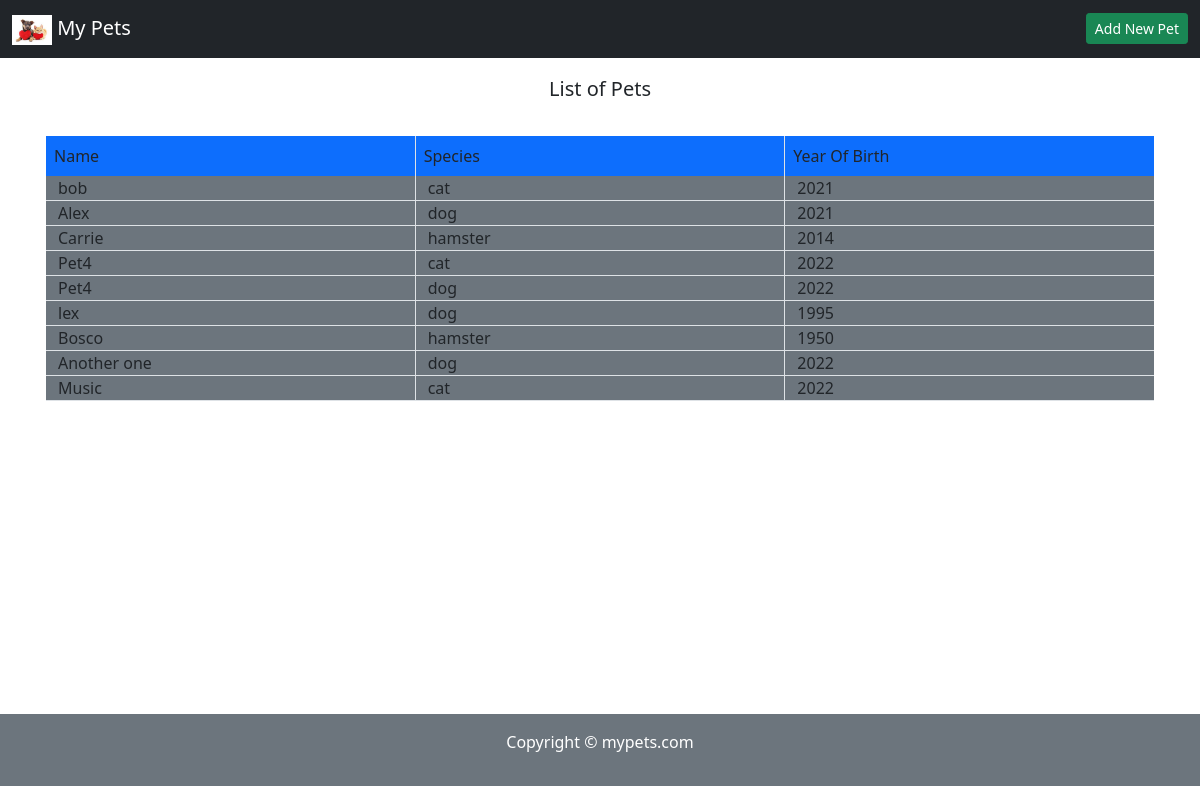
The page / on the database its author committed.
### pets/models.py (models this page shows, shortened)
class Pet(models.Model):
    name = models.CharField(max_length=200)
    species = models.CharField(
                    max_length = 50,
                    choices = SPECIES_CHOICES,
                    default = 'cat'
                )
    year_of_birth = models.PositiveIntegerField(default=current_year(),
                        validators=[MinValueValidator(1950),
                                    max_value_current_year])

### pets/views.py (the view)
# urls.py: path('', views.PetsListView.as_view(), name='pets'),
class PetsListView(ListView):
    model = Pet
    template_name = 'pet_list.html'
    context_object_name = 'pets'

### pets/templates/pets/pet_list.html
{% extends "pets/base.html"%}
{% block header %}
  <a href="{% url 'pets-create' %}"><button class="btn btn-sm btn-success">Add New Pet</button></a>
{% endblock header %}
{% block content %}
    <div class="row m-3 mb-0 text-center">
      <p class="lead">List of Pets</p>
    </div>
    <div class="row p-3 pb-0">
      <div class="col bg-primary border-end p-2">Name</div>
      <div class="col bg-primary border-end p-2">Species</div>
      <div class="col bg-primary p-2">Year Of Birth</div>
    </div>
    {% for pet in pets %}
      <div class="row p-3 pt-0 pb-0">
        <div class="col bg-secondary border-end border-bottom">{{ pet.name }}</div>
        <div class="col bg-secondary border-end border-bottom">{{ pet.species }}</div>
        <div class="col bg-secondary border-bottom">{{ pet.year_of_birth }}</div>
      </div>
    {% endfor %}
{% endblock content %}

### pets/templates/pets/base.html (shortened to what this page needs)
{% load static %}
<!doctype html>
<html lang="en">
  <head>
    <link href="https://cdn.jsdelivr.net/npm/bootstrap@5.0.2/dist/css/bootstrap.min.css" rel="stylesheet">
  </head>
  <body >
    <nav class="navbar navbar-light bg-dark">
        <div class="container-fluid">
          <a class="navbar-brand text-white" href="#">
            <img src="{% static 'pets/cutepets.jpeg' %}" alt="" width="40" height="30" class="d-inline-block ">
            My Pets
          </a>
          {% block header %}{% endblock %}
        </div>
    </nav>
    <main class="container" style="min-height: 80vh;">
        {% block content %}{% endblock %}
    </main>
    <footer class="bg-secondary p-3 text-white text-center">
        <p>Copyright &copy; mypets.com</p>
    </footer>
  </body>
</html>

### rows shown on the page
Pet: name "bob", species "cat", year_of_birth "2021"
Pet: name "Alex", species "dog", year_of_birth "2021"
Pet: name "Carrie", species "hamster", year_of_birth "2014"
Pet: name "Pet4", species "cat", year_of_birth "2022"
Pet: name "Pet4", species "dog", year_of_birth "2022"
Pet: name "lex", species "dog", year_of_birth "1995"
Pet: name "Bosco", species "hamster", year_of_birth "1950"
Pet: name "Another one", species "dog", year_of_birth "2022"
Pet: name "Music", species "cat", year_of_birth "2022"
